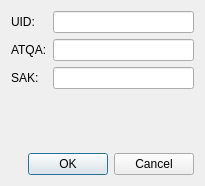
<?xml version="1.0" encoding="UTF-8"?>
<ui version="4.0">
 <class>MF_UID_parameterDialog</class>
 <widget class="QDialog" name="MF_UID_parameterDialog">
  <property name="geometry">
   <rect>
    <x>0</x>
    <y>0</y>
    <width>205</width>
    <height>186</height>
   </rect>
  </property>
  <property name="windowTitle">
   <string>Set Parameter</string>
  </property>
  <layout class="QVBoxLayout" name="verticalLayout">
   <item>
    <layout class="QFormLayout" name="formLayout">
     <item row="0" column="0">
      <widget class="QLabel" name="uIDLabel">
       <property name="text">
        <string notr="true">UID:</string>
       </property>
      </widget>
     </item>
     <item row="0" column="1">
      <widget class="QLineEdit" name="UIDLineEdit"/>
     </item>
     <item row="1" column="0">
      <widget class="QLabel" name="ATQALabel">
       <property name="text">
        <string notr="true">ATQA:</string>
       </property>
      </widget>
     </item>
     <item row="1" column="1">
      <widget class="QLineEdit" name="ATQALineEdit"/>
     </item>
     <item row="2" column="0">
      <widget class="QLabel" name="SAKLabel">
       <property name="text">
        <string notr="true">SAK:</string>
       </property>
      </widget>
     </item>
     <item row="2" column="1">
      <widget class="QLineEdit" name="SAKLineEdit"/>
     </item>
    </layout>
   </item>
   <item>
    <spacer name="verticalSpacer">
     <property name="orientation">
      <enum>Qt::Vertical</enum>
     </property>
     <property name="sizeHint" stdset="0">
      <size>
       <width>20</width>
       <height>40</height>
      </size>
     </property>
    </spacer>
   </item>
   <item>
    <widget class="QDialogButtonBox" name="buttonBox">
     <property name="orientation">
      <enum>Qt::Horizontal</enum>
     </property>
     <property name="standardButtons">
      <set>QDialogButtonBox::Cancel|QDialogButtonBox::Ok</set>
     </property>
    </widget>
   </item>
  </layout>
 </widget>
 <resources/>
 <connections>
  <connection>
   <sender>buttonBox</sender>
   <signal>accepted()</signal>
   <receiver>MF_UID_parameterDialog</receiver>
   <slot>accept()</slot>
   <hints>
    <hint type="sourcelabel">
     <x>248</x>
     <y>254</y>
    </hint>
    <hint type="destinationlabel">
     <x>157</x>
     <y>274</y>
    </hint>
   </hints>
  </connection>
  <connection>
   <sender>buttonBox</sender>
   <signal>rejected()</signal>
   <receiver>MF_UID_parameterDialog</receiver>
   <slot>reject()</slot>
   <hints>
    <hint type="sourcelabel">
     <x>316</x>
     <y>260</y>
    </hint>
    <hint type="destinationlabel">
     <x>286</x>
     <y>274</y>
    </hint>
   </hints>
  </connection>
 </connections>
</ui>
